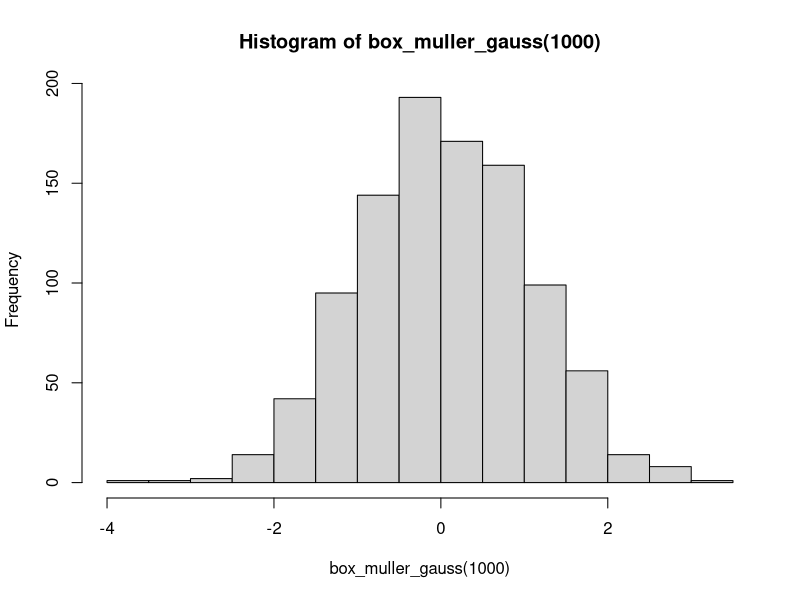

Here is the R script that generated this plot:

box_muller = function(u1, u2){
  
  z1 = sqrt(-2*log(u1))*cos(2*pi*u2)
  z2 = sqrt(-2*log(u1))*sin(2*pi*u2)
  
  z = numeric(length(u1)*2)
  
  for (i in 1:length(u1)){
    z[i] = z1[i]
  }
  
  for (i in 1:length(u1)){
    z[i+length(u1)] = z2[i]
  }
  
  z
}

u1=c(0.1 ,0.5 ,0.3)
u2=c(0.7 ,0.9 ,0.1)
print(u1)

box_muller(u1,u2)

box_muller_gauss = function(n){
  u1 = runif(n/2)
  u2 = runif(n/2)
  box_muller(u1,u2)
}


box_muller_gauss_nous = function(n){
  u1 = r_unif(1,n/2, 2^16 +1 )
  u2 = r_unif(1,n/2, 2^16 +1)
  box_muller(u1,u2)
}

hist(box_muller_gauss(1000))
